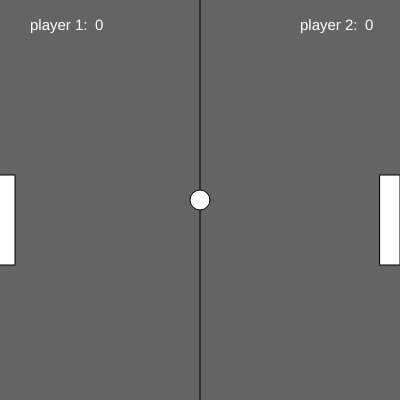
Frame 1 (no input)
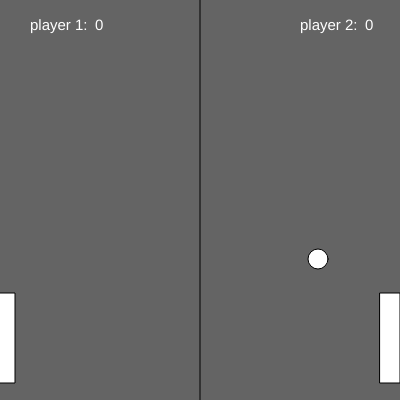
Frame 60 (no input)
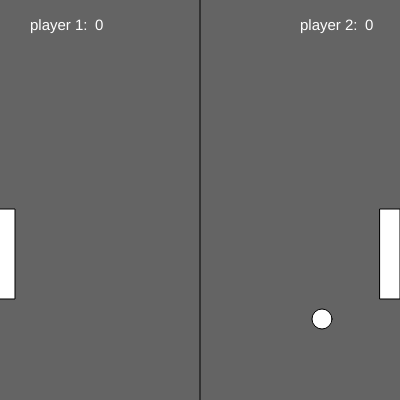
Frame 120 (the mouse pressed at the canvas centre since frame 60)

The p5.js sketch that drew these frames (run headless with seeded random() and noise() and a simulated clock; from frame 60 on, the mouse is pressed at the canvas centre):

// p5.js sketch
// ── sketch.js
// Mandeep Punia

let b_l; //variable for the left bar
let b_r; //variable for the right bar
let ball; //variable for ball 
let score1 = 0; //variable for score of player1
let score2 = 0; //variable for score of player2 

function setup() {
    createCanvas(400, 400); //canvas created
    background(255, 0, 200);
    rectMode(CENTER);
    b_l = new bar(5); //left bar object created with x coordinate of 5
    b_r = new bar(390); //right bar object created with x coordinate of 390
    ball = new Ball(); //ball object created
}

function keyPressed() {
    if (keyCode == UP_ARROW) { //when up_arrow will be pressed right bar will move upward
        b_r.dir(-2);
    }
    if (keyCode == DOWN_ARROW) { //when down_arrow will be pressed right bar will move downward
        b_r.dir(2);
    }
    if (keyCode == 87) { //when "w" will be pressed left bar will move upward
        b_l.dir(-2);
    }
    if (keyCode == 83) { //when "s" will be pressed left bar will move downward
        b_l.dir(2);
    }
}

function draw() {
    background(100); //background color
    fill(255); // all the objects will be having a white color
    line(200, 0, 200, height); //middle line to differentiate between first half and second half
    textSize(15);
    text("player 1:", 30, 30);
    text(score1, 95, 30);
    text("player 2:", 300, 30);
    text(score2, 365, 30);
    b_l.show(); //show left bar
    b_r.show(); //show right bar
    b_l.move(); //move left bar
    b_l.update(); //update left bar
    b_r.move(); //move right bar
    b_r.update(); //update right bar
    ball.show(); //show ball in canvas
    ball.move(); //move ball 
    ball.update(); //update ball
    //logic part of the code goes here
    if (ball.x >= width) { //if ball's x coordinate is greater then the width of the canvas (or let's say field)
        score1++; // then score of the player1 is incremented by 1
        ball.resetBall(); //ball is reset to middle part of the canvas
    }

    if (ball.x <= 0) { //if ball's x coordinate is lesser then 0 
        score2++; // then score of the player2 is incremented by 1
        ball.resetBall(); //ball is reset to middle part of the canvas
    }

    if (ball.x >= 380 && ball.y <= (b_r.y + 45) && ball.y >= (b_r.y - 45)) { // Collision detected with right bar
        ball.vx *= -1;
    }
    if (ball.x <= 20 && ball.y <= (b_l.y + 45) && ball.y >= b_l.y - 45) { // Collision detected with left bar
        ball.vx *= -1;
    }
}
// ── ball.js
//Mandeep Punia
class Ball {
    constructor() {
        this.x = 200; //x coordinate of ball
        this.y = 200; //y coordinate of ball
        this.w = 20; //width of ball
        this.h = 20; //height of ball
        this.vx = 2; //velocity along x-axis
        this.vy = 1; //velocity along y-axis
    }
    move() {
        this.x += this.vx; //x-coordinate of ball is incremented by vx
        this.y += this.vy; //y-coordinate of ball is incremented by vy
    }
    show() {
        circle(this.x, this.y, this.w); //circular ball displayed at respective parameters
    }
    resetBall() { //ball is reset to center of canvas
        this.x = 200;
        this.y = 200;
    }
    update() { //logic when ball collides with bottom part of the canvas
        if (this.y >= height - 6 || this.y <= 8) {
            this.vy *= -1; //velocity along y-axis is reversed
        }
    }
}
// ── bar.js
//Mandeep Punia
class bar {
    constructor(x) {
        this.x = x; //x-coordinate of bar
        this.y = 220; //y-coordinate of bar
        this.w = 20; //width of bar
        this.h = 90; //total height of bar
        this.vy = 2; //velocity of bar along the y-axis
    }
    move() {
        this.y += this.vy; //move bar along the y-axis with velocity vy
    }
    show() {
        rect(this.x, this.y, this.w, this.h); //rectangular bar displayed on the canvas
    }
    update() { //logic when bar collides with the bottom part of the canvas
        if (this.y >= height - 45 || this.y <= 45) {
            this.vy = -1 * (this.vy); //velocity of the bar is reversed
        }
    }
    dir(y) {
        this.vy = y;
    }
}
